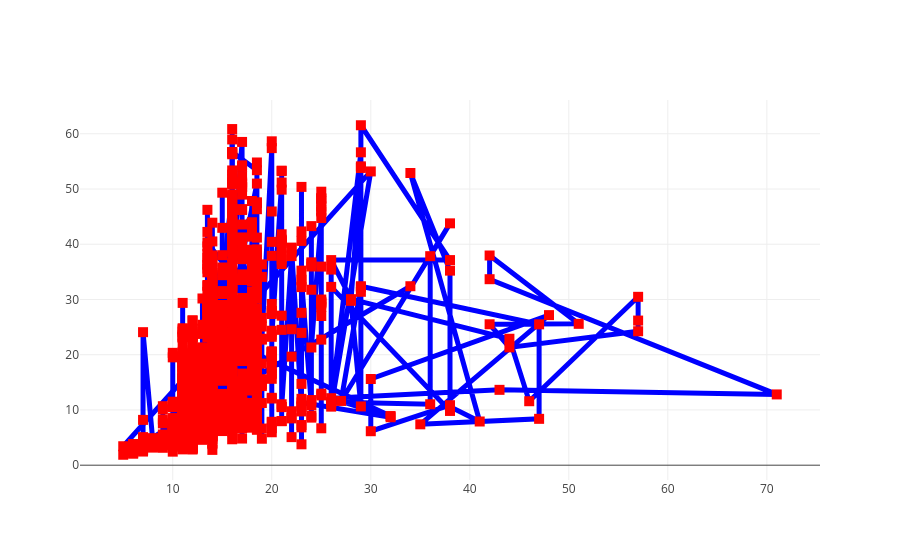

The code cell stored with this chart in its notebook:
### Code cell
# Create a line chart using Plotly graph objects
fig = go.Figure()

# Variable 1
fig.add_trace(go.Scatter(
    x=df_selected['age_extract'],  # x-axis
    y=df_selected['Metric'],  # y-axis
    mode='lines+markers',  # Connect data points with lines and add markers
    name='Line1',  # Name in the legend

    marker=dict(
        symbol='square',    # Change the marker symbol to a circle
        size=10,            # Set the marker size
        color='red'),       # Set the marker color

    line=dict(
        color='blue',        # Change the line color to red
        width=5)             # Set the line width
))

### Figure 1 — Plotly figure (JSON) as saved in the notebook; plotly's stock layout.template omitted (floating-point values rounded to 4 significant figures; data arrays with more than 128 entries replaced by an {"elided": "..."} marker saying what was removed)
{"data": [{"line": {"color": "blue", "width": 5}, "marker": {"color": "red", "size": 10, "symbol": "square"}, "mode": "lines+markers", "name": "Line1", "type": "scatter", "x": {"elided": "1708 mixed values"}, "y": {"elided": "1708 float values"}}], "layout": {}}
